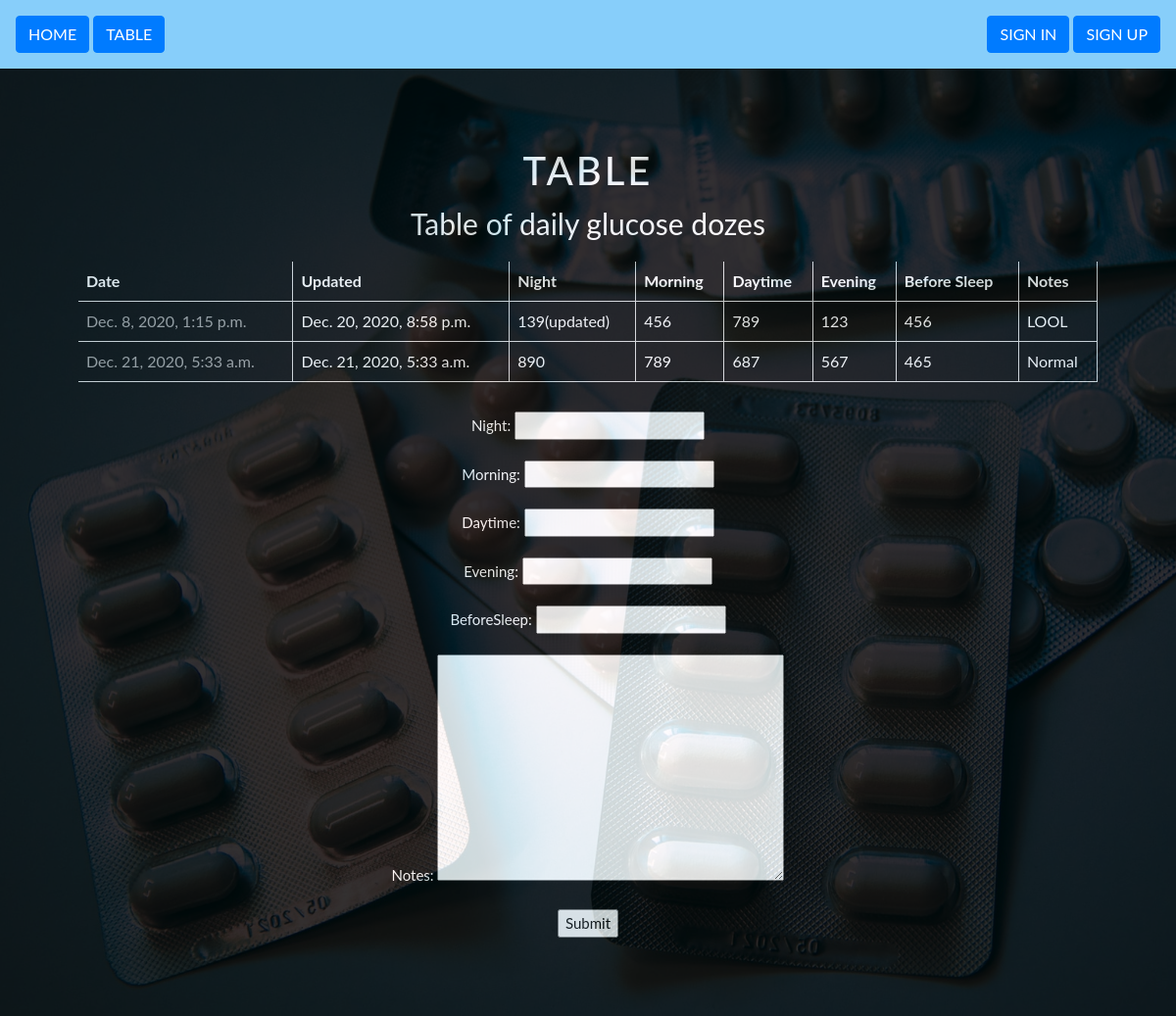
Screenshot of /table/ with the database file from the repository.
### dialecticapp/models.py (models this page shows, shortened)
class dialecticapp(models.Model):
    night = models.CharField(max_length=15)
    morning = models.CharField(max_length=15)
    daytime = models.CharField(max_length=15)
    evening = models.CharField(max_length=15)
    beforeSleep = models.CharField(max_length=15)
    notes = models.TextField()
    date = models.DateTimeField(auto_now=False, auto_now_add=True)
    updated = models.DateTimeField(auto_now=True, auto_now_add=False)

### dialecticapp/views.py (the view)
# urls.py: path('table/', views.dialectic_schedule, name='table'),
def dialectic_schedule(request):
    table = dialecticapp.objects.all()
    form = DialecticAppForm(request.POST or None)
    if form.is_valid():
        form.save()
        return redirect('/table')
    context={
        "objectList": table,
        "form": form,
    }
    return render(request, "table.html", context)

### dialecticapp/forms.py
class DialecticAppForm(forms.ModelForm):
    class Meta: #inner Class / container
        model=dialecticapp
        fields=[
    'night',
    'morning',
    'daytime',
    'evening',
    'beforeSleep',
    'notes',
    ]

### templates/table.html (shortened to what this page needs)
{% extends "index.html" %}
{% block content %}
<div style="background-color: black; opacity: 0.8; padding: 80px; color: white;">
    <h1 style="text-align: center; text-transform: uppercase; letter-spacing: 3px; font-size: 40px;">Table</h1>
    <p style="font-size: 30px; text-align: center;">Table of daily glucose dozes</p>
    <table>
        <tr>
            <th>Date</th>
            <th>Updated</th>
            <th>Night</th>
            <th>Morning</th>
            <th>Daytime</th>
            <th>Evening</th>
            <th>Before Sleep</th>
            <th>Notes</th>
        </tr>
        {% for obj in objectList %}
        <tr class="table-data">
            <td><a href="{% url 'update' obj.id %}" style="color: #a1a1a1;">{{obj.date}}</a></td>
            <td>{{obj.updated}}</td>
            <td>{{obj.night}}</td>
            <td>{{obj.morning}}</td>
            <td>{{obj.daytime}}</td>
            <td>{{obj.evening}}</td>
            <td>{{obj.beforeSleep}}</td>
            <td>{{obj.notes}}</td>
        </tr>
        {% endfor %}
    </table>
    <div style="margin-top: 30px; font-size: 15px; text-align: center;">
        <form method="POST" action="" style="">
            {{form.as_p}}
            <input type="submit" name="Save">
        </form>
    </div>
</div>
{% endblock %}

### templates/index.html (shortened to what this page needs)
{% load static %}
<!DOCTYPE html>
<html lang="en">
<head>
    <link rel="stylesheet" href="https://stackpath.bootstrapcdn.com/bootstrap/4.5.2/css/bootstrap.min.css">
    <link rel="stylesheet" href="{% static 'css/main.css' %}">
    <link rel="stylesheet" href="https://maxcdn.bootstrapcdn.com/bootstrap/4.5.2/css/bootstrap.min.css">
</head>
<body style="background-color: whitesmoke; font-family: 'Lato', sans-serif;">
    <div class="navbar" style="background-color: lightskyblue; position: sticky; width: 100%; top: 0; height: 70px;">
        <div class="nav-right">
            <a class="btn btn-primary" href="/" role="button">HOME</a>
            <a class="btn btn-primary" href="/table" role="button">TABLE</a>
        </div>
            {% if user.is_authenticated %}
            <div class="nav-left">
                <a class="username-p" href="/table">{{user.username}}</a>
                <a class="btn btn-primary" href="{% url 'logout' %}" role="button">LOG OUT</a>
            </div>
            {% else %}
            <div class="nav-left">
                <a class="btn btn-primary" href="{% url 'login' %}" role="button">SIGN IN</a>
                <a class="btn btn-primary" href="/join" role="button">SIGN UP</a>
            </div>
            {% endif %}
        </div>
        <div style="background-image: url({% static 'img/main-back.jpg' %});
        height: 100%;
        background-size: cover;
        background-attachment: fixed;">
            {% block content %}{% endblock %}
            </div>
</body>
</html>

### static/css/main.css (style rules this page uses)
body { background-color: aqua; }

### templates/index.html (style rules this page uses)
table { border-collapse: collapse; width: 100%; }
th, td { padding: 8px; text-align: left; border-bottom: 1px solid #ddd; border-right: 1px solid #ddd; }

### rows the page displays
dialecticapp: date "Dec. 8, 2020, 1:15 p.m.", updated "Dec. 20, 2020, 8:58 p.m.", night "139(updated)", morning "456", daytime "789", evening "123", beforeSleep "456", notes "LOOL"
dialecticapp: date "Dec. 21, 2020, 5:33 a.m.", updated "Dec. 21, 2020, 5:33 a.m.", night "890", morning "789", daytime "687", evening "567", beforeSleep "465", notes "Normal"
